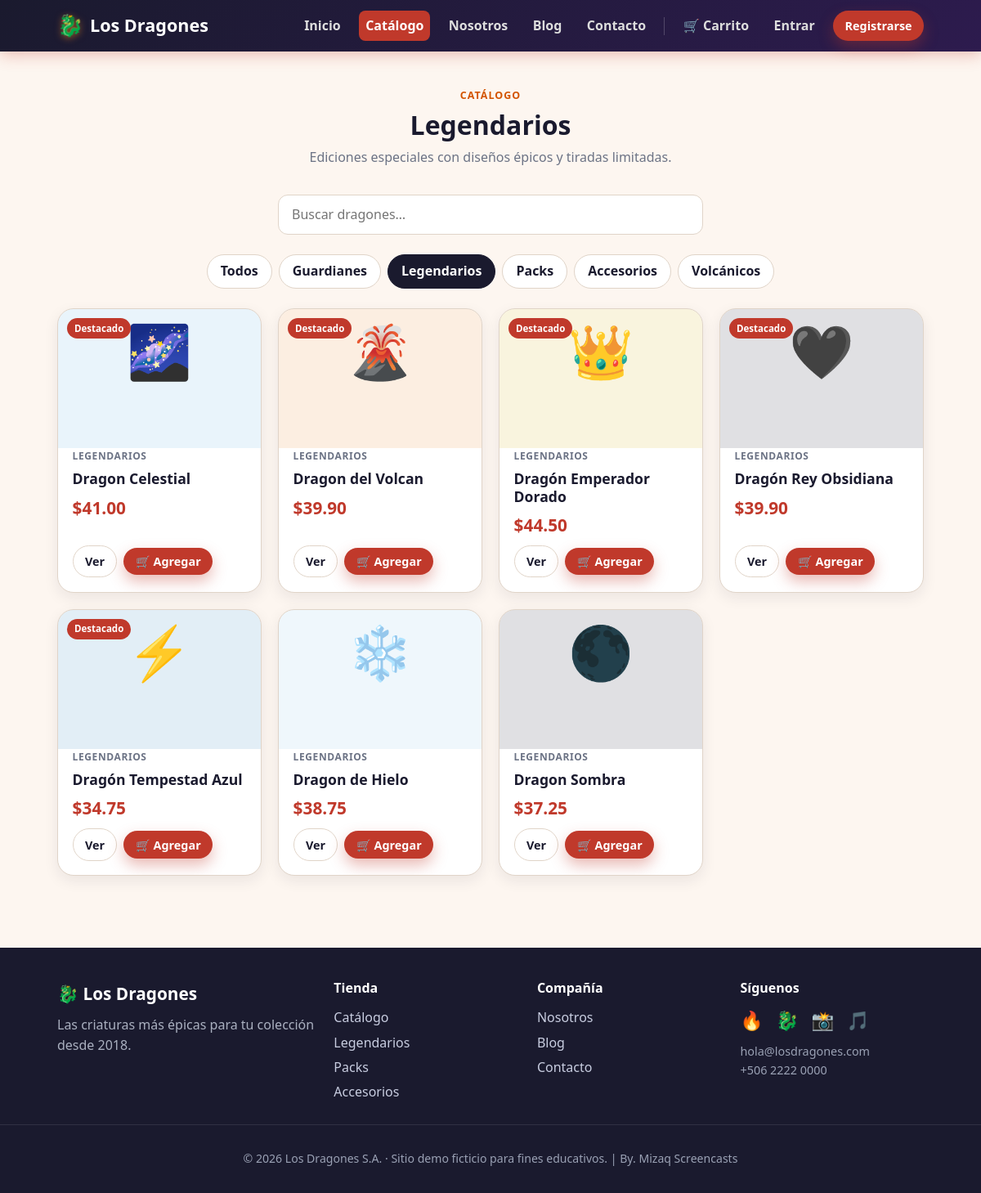
Screenshot of /productos.php?categoria=legendarios with the database file from the repository.
### tables this page shows
CREATE TABLE IF NOT EXISTS categorias (
    id BIGINT UNSIGNED AUTO_INCREMENT PRIMARY KEY,
    nombre VARCHAR(80) NOT NULL,
    slug VARCHAR(80) NOT NULL,
    descripcion VARCHAR(255) NULL,
    UNIQUE KEY uk_categorias_slug (slug)
);

CREATE TABLE IF NOT EXISTS productos (
    id BIGINT UNSIGNED AUTO_INCREMENT PRIMARY KEY,
    categoria_id BIGINT UNSIGNED NULL,
    nombre VARCHAR(120) NOT NULL,
    slug VARCHAR(120) NOT NULL,
    descripcion TEXT NULL,
    precio DECIMAL(10, 2) NOT NULL DEFAULT 0.00,
    emoji VARCHAR(16) NOT NULL DEFAULT '🐉',
    imagen VARCHAR(255) NULL,
    color_hex VARCHAR(7) NOT NULL DEFAULT '#C0392B',
    stock INT NOT NULL DEFAULT 0,
    destacado TINYINT(1) NOT NULL DEFAULT 0,
    estado ENUM('activo', 'inactivo') NOT NULL DEFAULT 'activo',
    fecha_creacion TIMESTAMP NOT NULL DEFAULT CURRENT_TIMESTAMP,
    UNIQUE KEY uk_productos_slug (slug),
    KEY idx_productos_categoria (categoria_id),
    CONSTRAINT fk_productos_categoria FOREIGN KEY (categoria_id)
        REFERENCES categorias (id) ON DELETE SET NULL
);

### includes/helpers.php (called while the page is built, shortened)
<?php
function e(?string $value): string
{
    return htmlspecialchars((string) $value, ENT_QUOTES, 'UTF-8');
}

### includes/auth.php (called while the page is built, shortened)
<?php
require_once __DIR__ . '/../config.php';
require_once __DIR__ . '/helpers.php';
function is_authenticated(): bool
{
    return !empty($_SESSION['user_id']);
}
function current_user(): ?array
{
    if (!is_authenticated()) {
        return null;
    }
    $user = find_user_by_id((int) $_SESSION['user_id']);
    return $user;
}

### config.php (called while the page is built, shortened)
<?php
function db(): PDO
{
    static $pdo = null;
    if ($pdo instanceof PDO) {
        return $pdo;
    }
    $dsn = sprintf(
        'mysql:host=%s;port=%s;dbname=%s;charset=utf8mb4',
        DB_HOST,
        DB_PORT,
        DB_NAME
    );
    $options = [
        PDO::ATTR_ERRMODE => PDO::ERRMODE_EXCEPTION,
        PDO::ATTR_DEFAULT_FETCH_MODE => PDO::FETCH_ASSOC,
        PDO::ATTR_EMULATE_PREPARES => false,
    ];
    $pdo = new PDO($dsn, DB_USER, DB_PASS, $options);
    return $pdo;
}

### includes/catalog.php (called while the page is built, shortened)
<?php
require_once __DIR__ . '/../config.php';
function get_categorias(): array
{
    return db()->query('SELECT id, nombre, slug, descripcion FROM categorias ORDER BY id')
        ->fetchAll();
}
function get_categoria_por_slug(string $slug): ?array
{
    $stmt = db()->prepare('SELECT id, nombre, slug, descripcion FROM categorias WHERE slug = :slug LIMIT 1');
    $stmt->execute(['slug' => $slug]);
    return $stmt->fetch() ?: null;
}
function get_productos(?string $categoriaSlug = null, ?string $busqueda = null): array
{
    $sql = "SELECT p.id, p.nombre, p.slug, p.descripcion, p.precio, p.emoji, p.imagen, p.color_hex,
                   p.stock, p.destacado, c.nombre AS categoria, c.slug AS categoria_slug
            FROM productos p
            LEFT JOIN categorias c ON c.id = p.categoria_id
            WHERE p.estado = 'activo'";
    $params = [];
    if ($categoriaSlug !== null && $categoriaSlug !== '') {
        $sql .= ' AND c.slug = :categoria';
        $params['categoria'] = $categoriaSlug;
    }
    $sql .= ' ORDER BY p.destacado DESC, p.nombre ASC';
    $stmt = db()->prepare($sql);
    $stmt->execute($params);
    return $stmt->fetchAll();
}

### productos.php (the view, shortened to what this page needs)
<?php
require_once __DIR__ . '/config.php';
require_once __DIR__ . '/includes/layout.php';
require_once __DIR__ . '/includes/catalog.php';
$categoriaSlug = trim((string) ($_GET['categoria'] ?? ''));
$busqueda = trim((string) ($_GET['q'] ?? ''));
$categorias = get_categorias();
$categoriaActual = $categoriaSlug !== '' ? get_categoria_por_slug($categoriaSlug) : null;
$productos = get_productos($categoriaActual ? $categoriaSlug : null, $busqueda !== '' ? $busqueda : null);
render_header('Catálogo', 'productos');
?>
<section class="section">
    <div class="container">
        <div class="section__head">
            <span class="eyebrow">Catálogo</span>
            <h2><?= $categoriaActual ? e($categoriaActual['nombre']) : 'Todos los dragones' ?></h2>
            <p><?= $categoriaActual ? e($categoriaActual['descripcion']) : 'Encuentra el dragón perfecto para ti o para regalar.' ?></p>
        </div>
        <form method="get" class="form" style="max-width:520px;margin:0 auto 1.5rem;">
            <div class="form__group">
                <input type="search" name="q" value="<?= e($busqueda) ?>" placeholder="Buscar dragones…" aria-label="Buscar">
            </div>
        </form>
        <div class="chips">
            <a class="chip<?= $categoriaSlug === '' ? ' is-active' : '' ?>" href="productos.php">Todos</a>
            <?php foreach ($categorias as $c): ?>
                <a class="chip<?= $categoriaSlug === $c['slug'] ? ' is-active' : '' ?>" href="productos.php?categoria=<?= e($c['slug']) ?>"><?= e($c['nombre']) ?></a>
            <?php endforeach; ?>
        </div>
        <?php if ($productos === []): ?>
            <p class="text-center muted">No encontramos dragones que coincidan con tu búsqueda. 🐉</p>
        <?php else: ?>
            <div class="grid grid--products">
                <?php foreach ($productos as $p): ?>
                    <article class="product">
                        <div class="product__media" style="background: <?= e($p['color_hex']) ?>22;">
                            <?php if ((int) $p['destacado'] === 1): ?><span class="product__tag">Destacado</span><?php endif; ?>
                            <?= producto_img($p, 'media-img') ?>
                        </div>
                        <div class="product__body">
                            <span class="product__cat"><?= e($p['categoria'] ?? 'General') ?></span>
                            <h3 class="product__name"><a href="producto.php?slug=<?= e($p['slug']) ?>"><?= e($p['nombre']) ?></a></h3>
                            <div class="product__price"><?= e(money($p['precio'])) ?></div>
                            <div class="product__foot">
                                <a class="button button--ghost button--sm" href="producto.php?slug=<?= e($p['slug']) ?>">Ver</a>
                                <form method="post" action="carrito.php" style="margin:0;">
                                    <button type="submit" class="button button--primary button--sm">🛒 Agregar</button>
                                </form>
                            </div>
                        </div>
                    </article>
                <?php endforeach; ?>
            </div>
        <?php endif; ?>
    </div>
</section>
<?php
render_footer();

### includes/layout.php (shortened to what this page needs)
<?php
require_once __DIR__ . '/helpers.php';
require_once __DIR__ . '/auth.php';
function nav_links(): array
{
    return [
        'inicio'    => ['Inicio', 'index.php'],
        'productos' => ['Catálogo', 'productos.php'],
        'nosotros'  => ['Nosotros', 'nosotros.php'],
        'blog'      => ['Blog', 'blog.php'],
        'contacto'  => ['Contacto', 'contacto.php'],
    ];
}
function render_header(string $title, string $active = ''): void
{
    $user = current_user();
    $cartCount = cart_count();
    ?>
<!DOCTYPE html>
<html lang="es">
<head>
    <link rel="stylesheet" href="assets/css/styles.css">
</head>
<body>
    <header class="navbar">
        <div class="navbar__inner">
            <a class="navbar__brand" href="index.php">
                <span class="navbar__logo">🐉</span>
                <span class="navbar__name">Los Dragones</span>
            </a>
            <nav class="navbar__nav">
                <?php foreach (nav_links() as $key => [$label, $href]): ?>
                    <a
                        class="navbar__link<?= $active === $key ? ' is-active' : '' ?>"
                        href="<?= e($href) ?>"
                    ><?= e($label) ?></a>
                <?php endforeach; ?>
                <?php if ($user): ?>
                    <a class="navbar__link<?= $active === 'carrito' ? ' is-active' : '' ?>" href="carrito.php">
                        🛒 Carrito<?php if ($cartCount > 0): ?> <span class="navbar__badge"><?= (int) $cartCount ?></span><?php endif; ?>
                    </a>
                    <a class="navbar__link<?= $active === 'cuenta' ? ' is-active' : '' ?>" href="dashboard.php">Mi cuenta</a>
                    <form method="post" action="logout.php" class="navbar__logout">
                        <?= csrf_input() ?>
                        <button type="submit" class="button button--ghost button--sm">Salir</button>
                    </form>
                <?php else: ?>
                    <a class="navbar__link<?= $active === 'carrito' ? ' is-active' : '' ?>" href="carrito.php">
                        🛒 Carrito<?php if ($cartCount > 0): ?> <span class="navbar__badge"><?= (int) $cartCount ?></span><?php endif; ?>
                    </a>
                    <a class="navbar__link" href="login.php">Entrar</a>
                    <a class="button button--primary button--sm" href="registro.php">Registrarse</a>
                <?php endif; ?>
            </nav>
        </div>
    </header>
    <main class="site-main">
<?php
}
function render_footer(): void
{
    $year = '2026';
    ?>
    </main>
    <footer class="footer">
        <div class="footer__inner">
            <div class="footer__col">
                <div class="footer__brand"><span>🐉</span> Los Dragones</div>
                <p class="footer__tagline">Las criaturas más épicas para tu colección desde 2018.</p>
            </div>
            <div class="footer__col">
                <h4>Tienda</h4>
                <a href="productos.php">Catálogo</a>
                <a href="productos.php?categoria=legendarios">Legendarios</a>
                <a href="productos.php?categoria=packs">Packs</a>
                <a href="productos.php?categoria=accesorios">Accesorios</a>
            </div>
            <div class="footer__col">
                <h4>Compañía</h4>
                <a href="nosotros.php">Nosotros</a>
                <a href="blog.php">Blog</a>
                <a href="contacto.php">Contacto</a>
            </div>
            <div class="footer__col">
                <h4>Síguenos</h4>
                <p class="footer__social">🔥 🐉 📸 🎵</p>
                <p class="footer__muted">hola@losdragones.com<br>+506 2222 0000</p>
            </div>
        </div>
        <div class="footer__bottom">
            <p>© <?= e($year) ?> Los Dragones S.A. · Sitio demo ficticio para fines educativos. | By. Mizaq Screencasts</p>
        </div>
    </footer>
</body>
</html>
<?php
}
function money(float|string|int $amount): string
{
    return '$' . number_format((float) $amount, 2, '.', ',');
}
function producto_img(array $datos, string $class = 'media-img'): string
{
    $src = trim((string) ($datos['imagen'] ?? ''));
    return '<span class="' . e($class) . ' media-img--emoji">' . e((string) ($datos['emoji'] ?? '🐉')) . '</span>';
}

### rows the page displays
categorias: nombre "Legendarios", descripcion "Ediciones especiales con diseños épicos y tiradas limitadas."
categorias: nombre "Guardianes"
categorias: nombre "Packs"
categorias: nombre "Accesorios"
categorias: nombre "Volcánicos"
productos: destacado "Destacado", emoji "🌌", categoria.nombre "LEGENDARIOS", nombre "Dragon Celestial", precio "$41.00"
productos: destacado "Destacado", emoji "🌋", categoria.nombre "LEGENDARIOS", nombre "Dragon del Volcan", precio "$39.90"
productos: destacado "Destacado", emoji "👑", categoria.nombre "LEGENDARIOS", nombre "Dragón Emperador Dorado", precio "$44.50"
productos: destacado "Destacado", emoji "🖤", categoria.nombre "LEGENDARIOS", nombre "Dragón Rey Obsidiana", precio "$39.90"
productos: destacado "Destacado", emoji "⚡", categoria.nombre "LEGENDARIOS", nombre "Dragón Tempestad Azul", precio "$34.75"
productos: emoji "❄️", categoria.nombre "LEGENDARIOS", nombre "Dragon de Hielo", precio "$38.75"
productos: emoji "🌑", categoria.nombre "LEGENDARIOS", nombre "Dragon Sombra", precio "$37.25"

### other values shown
$label "Inicio"
$label "Catálogo"
$label "Nosotros"
$label "Blog"
$label "Contacto"
$year "2026"
